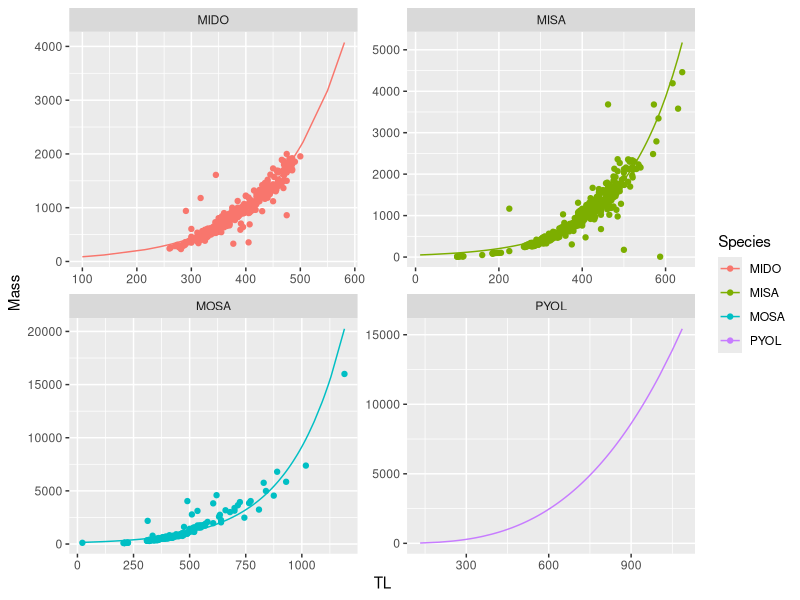

This chart was generated by the following R code:
library(readxl)
library(tidyverse)

flathead <- read_csv("rawData/flathead.csv") %>% 
  mutate(Date = as.Date(Date, "%m/%d/%Y")) %>%
  mutate(PredMass = .000006*(TL^3.0997)) #length-weight relationship from Granfors (2014)

others <- read_excel("rawData/Fish.xlsx") %>% mutate(Date = as.Date(substr(Date,1,6), "%y%m%d")) %>%
  mutate(Species = case_when(Species == 'Largemouth Bass' ~ 'MISA',
                             Species == 'Smallmouth Bass' ~ 'MIDO',
                             Species == 'Striped Bass' ~ 'MOSA')) %>%
  mutate(Reach = as.numeric(gsub('Reach', '', Reach)), Agency = 'USBR') %>%
  rename('TL' = 'Total Length', 'Mass' = 'Weight') %>%
  filter(Reach %in% c('2', '3'), !(Species == 'MISA' & TL > 650))


species = c('MIDO', 'MOSA', 'MISA')
dataList = list()

for(i in species){
  temp <- others %>% filter(Species == i)
  model <- glm(Mass ~ TL, temp, family = poisson(link = "log"))
  temp$PredMass <- predict(model, newdata = temp, type = 'response')
  dataList[[i]] <- temp
}
withMass <- bind_rows(dataList)


nonnatives <- bind_rows(withMass, flathead)
saveRDS(nonnatives, file = 'nonnatives.rds')
ggplot(nonnatives, aes(x = TL, color = Species)) + geom_point(aes(y = Mass)) + geom_line(aes(y = PredMass)) +
  facet_wrap(~Species, scales = 'free')
